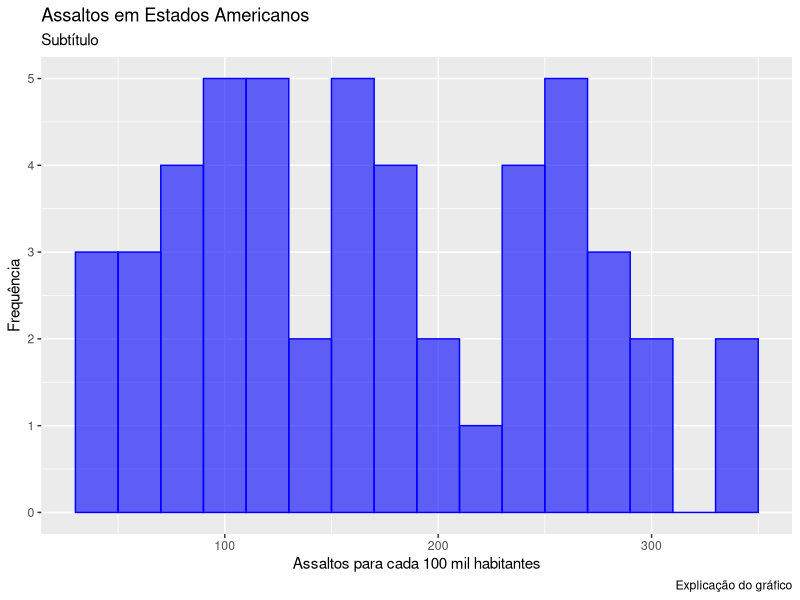

R code for this plot:
## ---- chunk 1
for(i in 1:3){
  print(i)
  }
## ---- chunk 2
for(i in 1:5){
  print(i^2)
  }
## ---- chunk 3
x <- c(1,4,6,8,10) # Defino a variável x

for(i in x){
  print(i^2)
  }
## ---- chunk 4
for(i in x){
  print(c(i,i^2))
  }
## ---- chunk 5
vetor <- numeric() # Criando um objeto formado por números

x <- 1:10

for(i in x){
  vetor [i] <- i^2
}

vetor
## ---- chunk 6
vetor <- numeric()

x <- c(1,4,6,8,10)

for(i in x){
  vetor [i] <- i^2
}

vetor
## ---- chunk 7
vetor <- numeric()

x <- c(1,4,6,8,10)

length(x)
## ---- chunk 8
for (i in 1:length(x)){
  vetor [i] <- x[i]^2 # Aqui estamos elevando o elemento i do vetor x ao quadrado
}

vetor
## ---- chunk 9
#Tabuada do 5:

j <- 5

for (i in 1:10){
  print(i*j)
}
## ---- chunk 10
t <- c(17,19,20,25,30,35)

for (temp in t){
if (temp >24){
print("calor")
} else{
print("frio")
}
}
## ---- chunk 11
for (i in 1:2){
  for (j in 1:3){
    print(i*j)
  }
}
## ---- chunk 12
x <- 1:10

x_quadrado <- x^2

x
## ---- chunk 13
x <- 0

for (i in 1:2){
  x = x + i
  }

x
## ---- chunk 14
x2 <- c("Ana", "Bruno", "Carlos", "Daniel")

for(i in x2) {
  print(paste("O nome", i, "tem", nchar(i), "letras."))
}
## ---- chunk 15
impar_par <- function(x){
  if (x %% 2 == 0){
    return("par")
    }
  else{
    return("ímpar")
  }
}

impar_par(5)
## ---- chunk 16
impar_par(10)
## ---- chunk 17
contar_pares <- function(k){
  contando <- 0
  for (i in k){
    if(i %% 2 == 0){ # Se a divisão do valor de i tiver resto 0, ou seja, for par
      contando <- contando + 1
    }
  }
  print(contando)
}

contar_pares(1:21)
## ---- chunk 18
contar_pares(c(1:20, 30:35, 38))
## ---- chunk 19
library(tidyverse)
data <- USArrests

sel <- select(data, Assault, UrbanPop)
sel2 <- select(data, -c(Assault, UrbanPop)) # Todas as variáveis exceto aquelas que expecificamos 

data_renomeada <- rename(data, assaltos = Assault, População = UrbanPop)
data_renomeada
sel2

#data %>% select(Murder, Rape)
#data %>% select(Assault, UrbanPop) %>% rename(assaltos = Assault, População = UrbanPop)
## ---- chunk 20
data_filter <- filter(data, Assault<200)
head(data_filter)

#data %>% filter(Assault < 200)
## ---- chunk 21
data %>% arrange(Murder)
## ---- chunk 22
data %>% arrange(desc(Murder)) # Ou data %>% arrange(-Murder)
## ---- chunk 23
data %>% mutate(LogAssalto = log(Assault))
## ---- chunk 24
data %>% group_by(Assault) %>% summarize(media = mean(Murder, na.rm=TRUE))

# data %>% group_by(UrbanPop) %>% summarize(media = mean(Murder, na.rm=TRUE)) %>% arrange(UrbanPop)
## ---- chunk 25
# Estou apenas colocando as linhas replicadas:
data %>% sample_frac(3,replace=T) %>% arrange(Murder)

## ---- chunk 26
data %>% sample_frac(3,replace=T) %>% arrange(Murder) %>% distinct()
## ---- chunk 27
data %>% ggplot() + 
  geom_histogram(aes(x = Assault),
                 binwidth = 20,
                 color = "blue",
                 fill = "blue",
                 alpha = 0.6) +
  labs(x='Assaltos para cada 100 mil habitantes',
       y = 'Frequência',
       title='Assaltos em Estados Americanos',
       subtitle = 'Subtítulo',
       caption = 'Explicação do gráfico')
